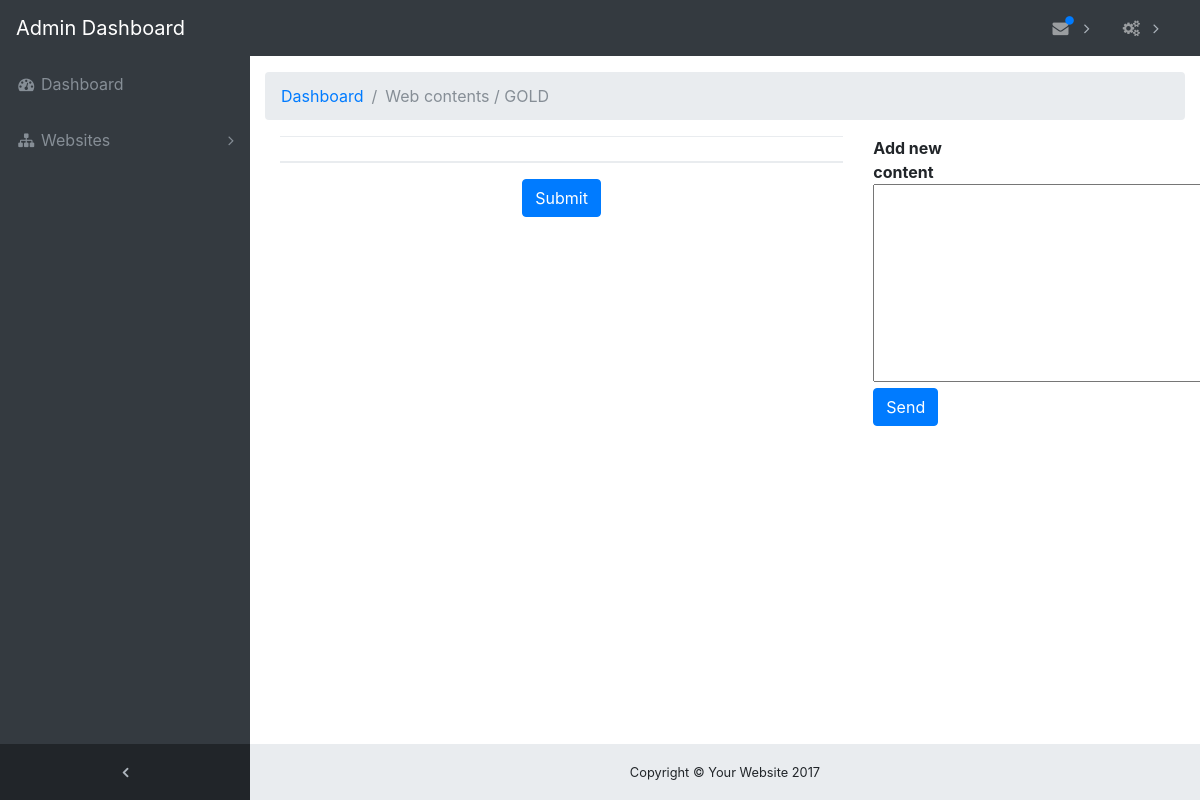
The page /admin_page/webcontents.php?page=pro&name=GOLD (signed in) on the database as committed earlier.
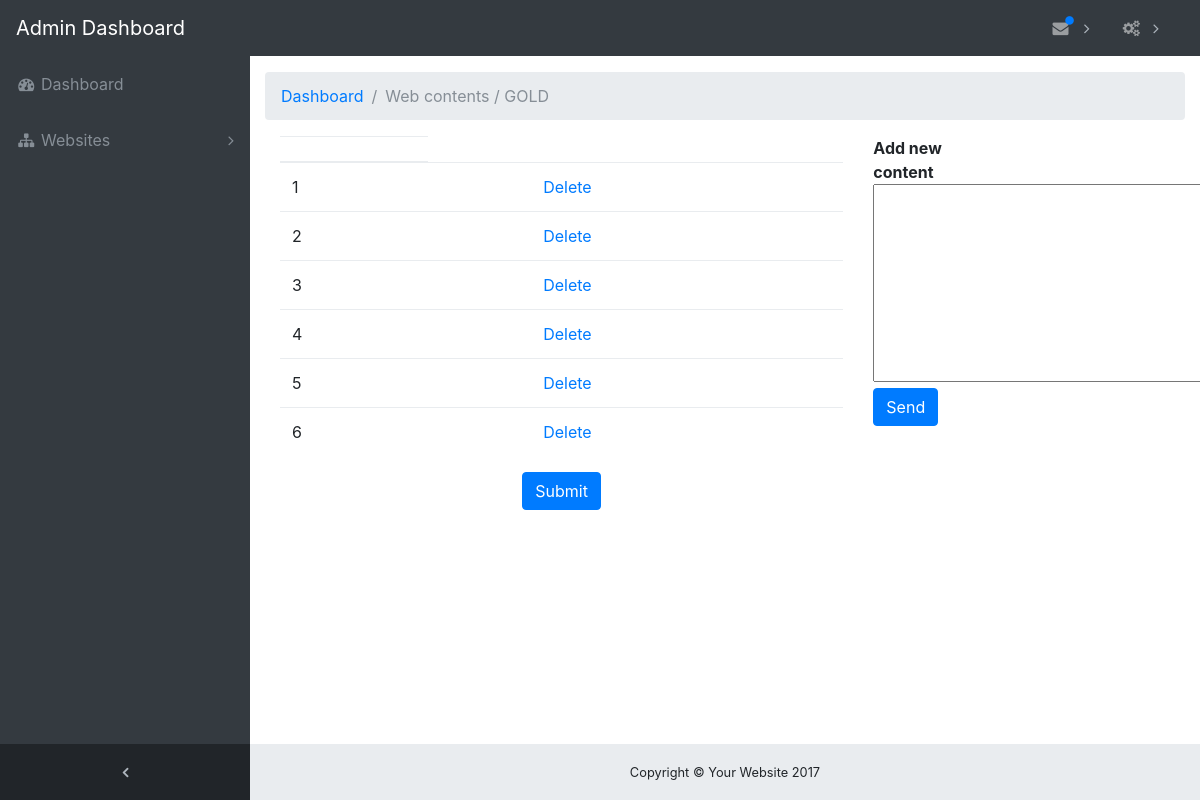
The same page on the database as committed later.
### tables this page shows
CREATE TABLE `webcontent_process` (
  `position_id` int(10) NOT NULL,
  `position_description` text NOT NULL,
  `position_order` int(11) NOT NULL,
  `position_status` enum('0','1') NOT NULL,
  `webpage_name` text NOT NULL
);

### admin_page/webcontent/dbclass.php (called while the page is built, shortened)
<?php
class db{
	private $host = "localhost";
	private $user = "root";
	private $password = "";
	private $database = "fourchonlng";
	private $conn = "";
	function connect() {
		$this->conn = mysqli_connect($this->host,$this->user,$this->password,$this->database);
	}
	public function query($sql)
	{
		$this->result=mysqli_query($this->conn,$sql);
		if($this->result)
		{
			return $this->result;
		}
		else
		{
			$this->seterror(mysqli_error(),mysqli_errno());
			return NULL;
		}
	}
	function select($table,$condition="",$field="*"){
	  $sql="select $field from $table $condition";
	 $aryResult=array();
		$result=$this->query($sql);
		if(!is_null($result))
		{
			while($row=mysqli_fetch_array($result)) { $aryResult[]=$row; }
			return $aryResult;
		}
		else
		{
			return NULL;
		}
    }
}
?>

### admin_page/webcontent/process.php (the view, shortened to what this page needs)
<?php
include"dbclass.php";
$db = new db();
?>
<!DOCTYPE html>
<html lang="en">
<head>
</head>
<body>
<div class="container row">
<div class="col-sm-8">
  <table class="table">
    <thead>
      <tr>
        <th></th>
      </tr>
    </thead>
    <tbody class="row_position" >
	<?php
$name = $_GET['name'];
	 $data_lists = $db->select('webcontent_process',"where webpage_name='".$name."' order by position_order asc");
	 foreach($data_lists as $data_list){
	?>
      <tr id="<?php echo $data_list['position_id']; ?>" >
        <td><?php echo $data_list['position_description']; ?></td>
          <td><?php $data_list['webpage_name']; ?></td>
          <td><a href="webcontent/deletecontent.php?page=<?php echo $page; ?>&delete=<?php echo $data_list['position_id']; ?>">Delete</a></td>
      </tr>
	 <?php } ?>
    </tbody>
  </table>
  <div style="text-align:center;" >
  <input type="submit" class="btn btn-primary"   onClick="save();" />
  </div>
</div>
<div class="col-sm-2">
  <b>Add new content</b>
<textarea id="home_content" name="home_content" rows="8" cols="80"></textarea>
<input id="btnSend" name="btnSend" type="button" value="Send" class="btn btn-primary"/>
</div>
</div>
</body>
</html>

### admin_page/webcontents.php (shortened to what this page needs)
<!DOCTYPE html>
<html lang="en">
<head>
  <link href="vendor/bootstrap/css/bootstrap.min.css" rel="stylesheet">
  <link href="vendor/font-awesome/css/font-awesome.min.css" rel="stylesheet" type="text/css">
  <link href="css/sb-admin.css" rel="stylesheet">
</head>
<body class="fixed-nav sticky-footer bg-dark" id="page-top">
<?php include'navbar.php'; ?>
  <div class="content-wrapper">
    <div class="container-fluid">
      <ol class="breadcrumb">
        <li class="breadcrumb-item">
          <a href="dashboard.php">Dashboard</a>
        </li>
        <li class="breadcrumb-item active">Web contents / <?php echo $page = $_GET['name']; ?></li>
      </ol>
      <div class="row">
        <div class="col-12">
          <?php
          $page = $_GET['page'];
          if ($page=='home') {
          include 'webcontent/index.php';
        }elseif ($page=='desc') {
        include 'webcontent/desc.php';
        }elseif ($page=='about') {
        include 'webcontent/about.php';
        }elseif ($page=='pro') {
        include 'webcontent/process.php';
        }elseif ($page=='safe') {
        include 'webcontent/safe.php';
        }elseif ($page=='out') {
        include 'webcontent/out.php';
      }elseif ($page=='link') {
        include 'webcontent/link.php';
        }elseif ($page=='contact') {
        include 'webcontent/contact.php';
      }elseif ($page=='color') {
        include 'webcontent/color.php';
        }?>
        </div>
      </div>
    </div>
<?php include 'admin_footer.php'; ?>
  </div>
</body>
</html>

### admin_page/navbar.php (shortened to what this page needs)
<nav class="navbar navbar-expand-lg navbar-dark bg-dark fixed-top" id="mainNav">
  <a class="navbar-brand" href="dashboard.php">Admin Dashboard</a>
  <div class="collapse navbar-collapse" id="navbarResponsive">
    <ul class="navbar-nav navbar-sidenav" id="exampleAccordion">
      <li class="nav-item" data-toggle="tooltip" data-placement="right" title="Dashboard">
        <a class="nav-link" href="dashboard.php">
          <i class="fa fa-fw fa-dashboard"></i>
          <span class="nav-link-text">Dashboard</span>
        </a>
      </li>
      <li class="nav-item" data-toggle="tooltip" data-placement="right" title="Menu Levels">
        <a class="nav-link nav-link-collapse collapsed" data-toggle="collapse" href="#collapseMulti" data-parent="#exampleAccordion">
          <i class="fa fa-fw fa-sitemap"></i>
          <span class="nav-link-text">Websites</span>
        </a>
      </li>
    </ul>
    <ul class="navbar-nav sidenav-toggler">
      <li class="nav-item">
        <a class="nav-link text-center" id="sidenavToggler">
          <i class="fa fa-fw fa-angle-left"></i>
        </a>
      </li>
    </ul>
    <ul class="navbar-nav ml-auto">
      <li class="nav-item dropdown">
        <a class="nav-link dropdown-toggle mr-lg-2" id="messagesDropdown" href="#" data-toggle="dropdown" aria-haspopup="true" aria-expanded="false">
          <i class="fa fa-fw fa-envelope"></i>
          <span class="indicator text-primary d-none d-lg-block">
            <i class="fa fa-fw fa-circle"></i>
          </span>
        </a>
      </li>
      <li class="nav-item dropdown">
        <a class="nav-link dropdown-toggle mr-lg-2" id="messagesDropdown" href="#" data-toggle="dropdown" aria-haspopup="true" aria-expanded="false">
          <i class="fa fa-cogs"></i>
        </a>
      </li>
    </ul>
  </div>
</nav>

### admin_page/admin_footer.php (shortened to what this page needs)
<footer class="sticky-footer">
  <div class="container">
    <div class="text-center">
      <small>Copyright © Your Website 2017</small>
    </div>
  </div>
</footer>

### admin_page/css/sb-admin.css (style rules this page uses)
html { position: relative; min-height: 100%; }
body { overflow-x: hidden; }
body.sticky-footer { margin-bottom: 56px; }
body.sticky-footer .content-wrapper { min-height: calc(100vh - 56px - 56px); }
body.fixed-nav { padding-top: 56px; }
.content-wrapper { min-height: calc(100vh - 56px); padding-top: 1rem; }
#mainNav .navbar-collapse { overflow: auto; max-height: 75vh; }
#mainNav .navbar-collapse .navbar-nav .nav-item .nav-link { cursor: pointer; }
#mainNav .navbar-collapse .navbar-sidenav .nav-link-collapse:after { float: right; content: '\f107'; font-family: 'FontAwesome'; }
#mainNav .navbar-collapse .navbar-sidenav .nav-link-collapse.collapsed:after { content: '\f105'; }
#mainNav .navbar-collapse .sidenav-toggler { display: none; }
#mainNav .navbar-collapse .navbar-nav > .nav-item.dropdown > .nav-link { position: relative; min-width: 45px; }
#mainNav .navbar-collapse .navbar-nav > .nav-item.dropdown > .nav-link:after { float: right; width: auto; content: '\f105'; border: none; font-family: 'FontAwesome'; }
#mainNav .navbar-collapse .navbar-nav > .nav-item.dropdown > .nav-link .indicator { position: absolute; top: 5px; left: 21px; font-size: 10px; }
@media (min-width: 992px) { #mainNav .navbar-brand { width: 250px; } }
@media (min-width: 992px) { #mainNav .navbar-collapse { overflow: visible; max-height: none; } }
@media (min-width: 992px) { #mainNav .navbar-collapse .navbar-sidenav { position: absolute; top: 0; left: 0; overflow-x: hidden; overflow-y: auto; -webkit-flex-direction: column; -ms-flex-direction: column; flex-direction: column; margin-top: 56px; } }
@media (min-width: 992px) { #mainNav .navbar-collapse .navbar-sidenav > .nav-item { width: 250px; padding: 0; } }
@media (min-width: 992px) { #mainNav .navbar-collapse .navbar-sidenav > .nav-item > .nav-link { padding: 1em; } }
@media (min-width: 992px) { #mainNav .navbar-collapse .navbar-nav > .nav-item.dropdown > .nav-link { min-width: 0; } }
@media (min-width: 992px) { #mainNav .navbar-collapse .navbar-nav > .nav-item.dropdown > .nav-link:after { width: 24px; text-align: center; } }
#mainNav.fixed-top .sidenav-toggler { display: none; }
@media (min-width: 992px) { #mainNav.fixed-top .navbar-sidenav { height: calc(100vh - 112px); } }
@media (min-width: 992px) { #mainNav.fixed-top .sidenav-toggler { position: absolute; top: 0; left: 0; display: flex; overflow-x: hidden; overflow-y: auto; -webkit-flex-direction: column; -ms-flex-direction: column; flex-direction: column; margin-top: calc(100vh - 56px); } }
@media (min-width: 992px) { #mainNav.fixed-top .sidenav-toggler > .nav-item { width: 250px; padding: 0; } }
@media (min-width: 992px) { #mainNav.fixed-top .sidenav-toggler > .nav-item > .nav-link { padding: 1em; } }
#mainNav.fixed-top.navbar-dark .sidenav-toggler { background-color: #212529; }
#mainNav.fixed-top.navbar-dark .sidenav-toggler a i { color: #adb5bd; }
.content-wrapper { overflow-x: hidden; background: white; }
@media (min-width: 992px) { .content-wrapper { margin-left: 250px; } }
#sidenavToggler i { font-weight: 800; }
#mainNav.navbar-dark .navbar-collapse .navbar-sidenav .nav-link-collapse:after { color: #868e96; }
#mainNav.navbar-dark .navbar-collapse .navbar-sidenav > .nav-item > .nav-link { color: #868e96; }
#mainNav.navbar-dark .navbar-collapse .navbar-nav > .nav-item.dropdown > .nav-link:after { color: #adb5bd; }
@media (min-width: 992px) { #mainNav.navbar-dark .navbar-collapse .navbar-sidenav { background: #343a40; } }
footer.sticky-footer { position: absolute; right: 0; bottom: 0; width: 100%; height: 56px; background-color: #e9ecef; line-height: 55px; }
@media (min-width: 992px) { footer.sticky-footer { width: calc(100% - 250px); } }

### admin_page/webcontent/process.php (style rules this page uses)
.row_position { cursor:move }

Rows that differ between the two databases and show on the page:
added webcontent_process: position_description "1"
added webcontent_process: position_description "2"
added webcontent_process: position_description "3"
added webcontent_process: position_description "4"
added webcontent_process: position_description "5"
added webcontent_process: position_description "6"
